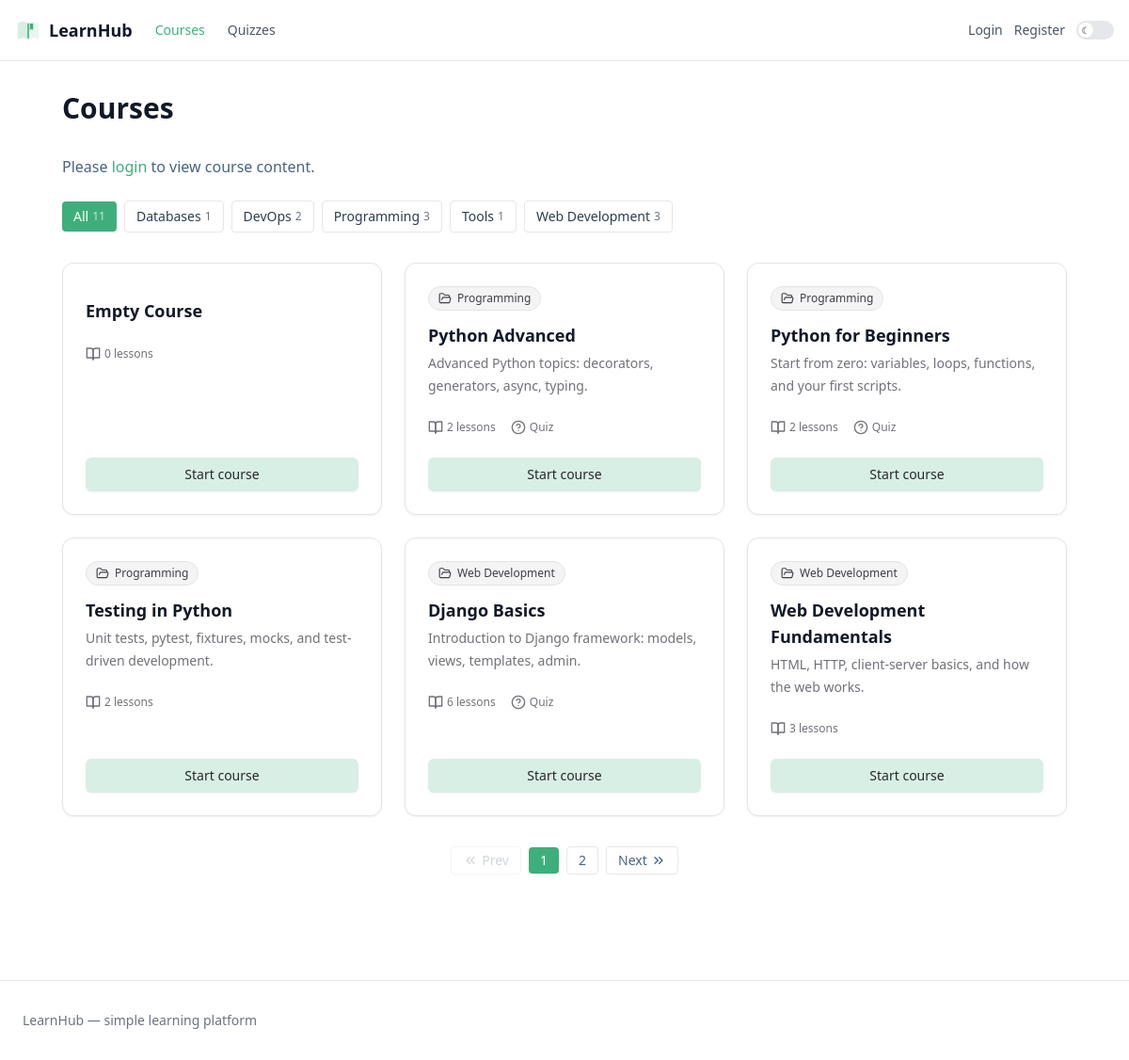
Before: / with the older database file.
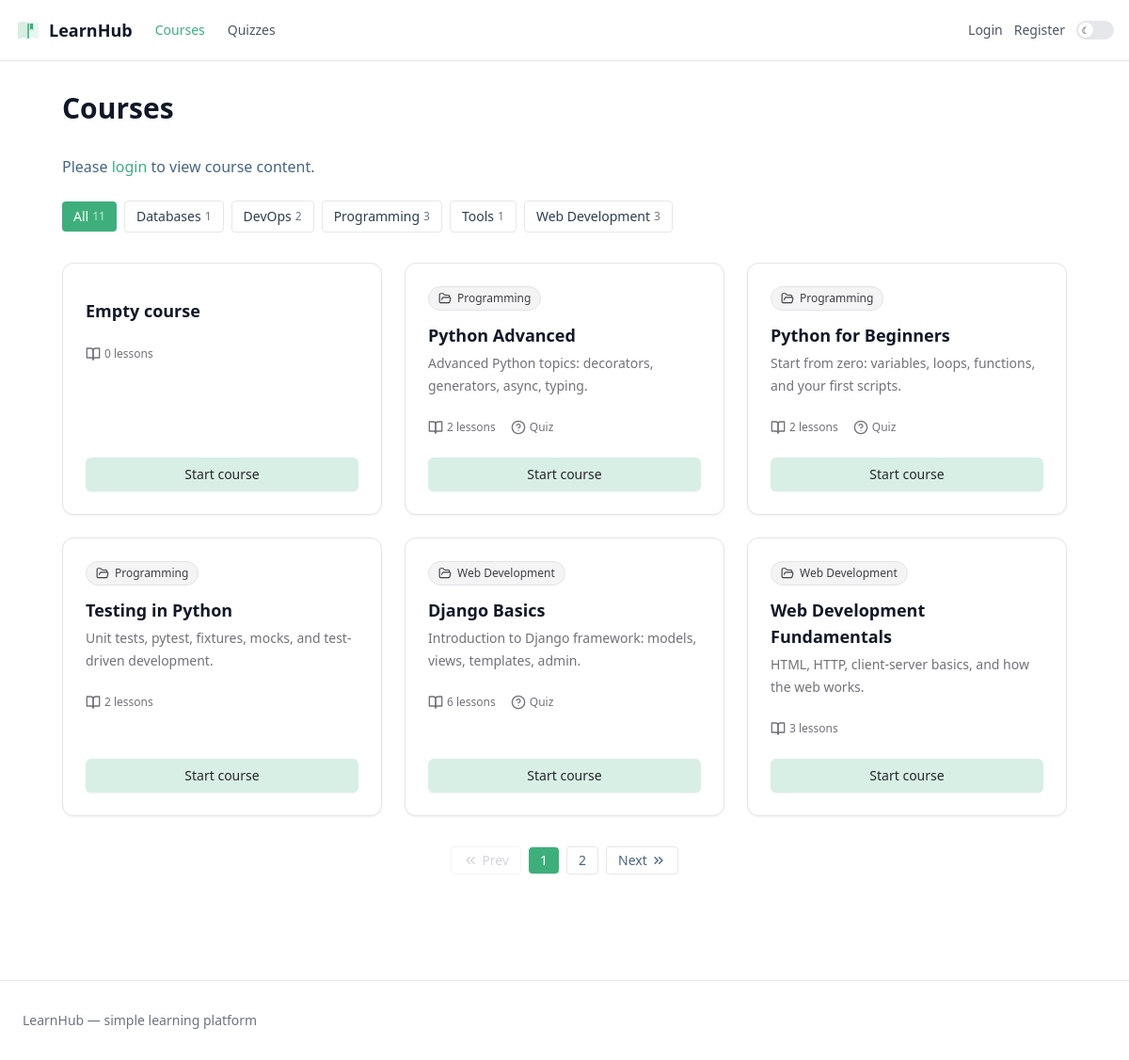
After: the same page with the newer database file.
### courses/models.py (models this page shows, shortened)
class Category(models.Model):
    title = models.CharField(max_length=100)
    slug = models.SlugField(max_length=100, unique=True, blank=True)
    class Meta:
        verbose_name_plural = 'categories'

class Course(models.Model):
    title = models.CharField(max_length=200)
    slug = models.SlugField(max_length=200, unique=True, blank=True)
    description = models.TextField(blank=True)
    category = models.ForeignKey(
        Category, on_delete=models.SET_NULL, null=True, blank=True, related_name='courses'
    )
    created_at = models.DateTimeField(auto_now_add=True)

### courses/views.py (the view)
# urls.py: path('', views.course_list, name='course_list'),
def course_list(request):
    category_slug = request.GET.get('category')
    categories = Category.objects.annotate(course_count=Count('courses'))
    courses_qs = Course.objects.annotate(lesson_count=Count('modules__lessons'))
    if category_slug:
        courses_qs = courses_qs.filter(category__slug=category_slug)
    total_count = Course.objects.count()
    paginator = Paginator(courses_qs, 6)
    page_number = request.GET.get('page')
    page_obj = paginator.get_page(page_number)
    return render(request, 'courses/course_list.html', {
        'page_obj': page_obj,
        'categories': categories,
        'selected_category': category_slug,
        'total_count': total_count,
    })

### courses/templates/courses/course_list.html (shortened to what this page needs)
{% extends 'base.html' %}
{% block content_full %}
<div class="max-w-page mx-auto px-4 py-8">
    <h1 class="text-3xl font-semibold mb-6 pb-2">Courses</h1>
    {% if not user.is_authenticated %}
        <p class="mb-6 text-[#476582] dark:text-[#9ba9b8]">
            Please <a href="{% url 'login' %}?next={{ request.path }}" class="text-accent hover:underline">login</a> to view course content.
        </p>
    {% endif %}
    <div class="mb-8 flex flex-wrap items-center gap-2 text-sm">
        <a href="{% url 'courses:course_list' %}"
           class="inline-flex items-center gap-1 px-3 py-1.5 rounded font-medium transition-colors
                  {% if not selected_category %}bg-accent text-white hover:bg-accent-dark{% else %}bg-white dark:bg-[#252525] text-[#2c3e50] dark:text-[#eaecef] border border-gray-200 dark:border-[#2c2c2c] hover:border-gray-300 dark:hover:border-[#3a3a3a]{% endif %}">
            All
            <span class="text-xs opacity-70">{{ total_count }}</span>
        </a>
        {% for category in categories %}
            <a href="{% url 'courses:course_list' %}?category={{ category.slug }}"
               class="inline-flex items-center gap-1 px-3 py-1.5 rounded font-medium transition-colors
                      {% if selected_category == category.slug %}bg-accent text-white hover:bg-accent-dark{% else %}bg-white dark:bg-[#252525] text-[#2c3e50] dark:text-[#eaecef] border border-gray-200 dark:border-[#2c2c2c] hover:border-gray-300 dark:hover:border-[#3a3a3a]{% endif %}">
                {{ category.title }}
                <span class="text-xs opacity-70">{{ category.course_count }}</span>
            </a>
        {% endfor %}
    </div>
    {% if page_obj %}
        <div class="grid grid-cols-1 sm:grid-cols-2 lg:grid-cols-3 gap-6">
            {% for course in page_obj %}
                <article class="flex flex-col gap-6 rounded-xl border border-zinc-200 bg-white p-6 shadow-sm dark:border-zinc-800 dark:bg-zinc-900">
                    <header>
                        <div class="flex items-center justify-between">
                            {% if course.category %}
                                <a href="{% url 'courses:course_list' %}?category={{ course.category.slug }}"
                                   class="inline-flex items-center gap-1.5 rounded-full border border-zinc-200 bg-zinc-100 px-2.5 py-1 text-xs font-medium text-zinc-700 transition-colors hover:border-accent hover:text-accent dark:border-zinc-800 dark:bg-zinc-800 dark:text-zinc-300 dark:hover:border-accent dark:hover:text-accent">
                                    {{ course.category.title }}
                                </a>
                            {% else %}
                                <span></span>
                            {% endif %}
                        </div>
                        <h3 class="mt-3 text-lg font-semibold">
                            <a href="{% url 'courses:course_detail' course.slug %}" class="hover:text-accent transition-colors">
                                {{ course.title }}
                            </a>
                        </h3>
                        {% if course.description %}
                            <p class="mt-1 text-sm leading-6 text-zinc-500 dark:text-zinc-400">
                                {{ course.description|truncatewords:15 }}
                            </p>
                        {% endif %}
                    </header>
                    <section class="flex gap-4 text-xs text-zinc-500 dark:text-zinc-400">
                        <span class="flex items-center gap-1">
                            <svg xmlns="http://www.w3.org/2000/svg" viewBox="0 0 24 24" fill="none" stroke="currentColor" stroke-width="2" stroke-linecap="round" stroke-linejoin="round" class="w-4 h-4">
                                <path d="M2 3h6a4 4 0 0 1 4 4v14a3 3 0 0 0-3-3H2z"></path>
                                <path d="M22 3h-6a4 4 0 0 0-4 4v14a3 3 0 0 1 3-3h7z"></path>
                            </svg>
                            {{ course.lesson_count }} lesson{{ course.lesson_count|pluralize }}
                        </span>
                        {% if course.quiz %}
                            <span class="flex items-center gap-1">
                                Quiz
                            </span>
                        {% endif %}
                    </section>
                    <footer class="mt-auto">
                        <a href="{% url 'courses:course_detail' course.slug %}"
                           class="inline-flex w-full items-center justify-center rounded-md bg-[#D8EFE5] px-4 py-2 text-sm font-medium text-zinc-800 shadow-sm transition-colors hover:bg-[#C5E5D7] dark:bg-[#2a3d35] dark:text-zinc-100 dark:hover:bg-[#354a41]">
                            Start course
                        </a>
                    </footer>
                </article>
            {% empty %}
                <p class="col-span-full text-center text-[#476582] dark:text-[#9ba9b8] py-8">
                    No courses in this category.
                </p>
            {% endfor %}
        </div>
        {% if page_obj.has_other_pages %}
            <nav class="mt-8 flex justify-center items-center gap-2 text-sm">
                {% if page_obj.has_previous %}
                    <a href="?{% if selected_category %}category={{ selected_category }}&{% endif %}page={{ page_obj.previous_page_number }}"
                       class="inline-flex items-center gap-1 px-3 py-1 rounded border border-gray-200 dark:border-[#2c2c2c] text-[#476582] dark:text-[#9ba9b8] hover:text-accent hover:border-accent">
                        <svg xmlns="http://www.w3.org/2000/svg" viewBox="0 0 24 24" fill="none" stroke="currentColor" stroke-width="2" stroke-linecap="round" stroke-linejoin="round" class="w-4 h-4">
                            <polyline points="11 17 6 12 11 7"></polyline>
                            <polyline points="18 17 13 12 18 7"></polyline>
                        </svg>
                        <span>Prev</span>
                    </a>
                {% else %}
                    <span class="inline-flex items-center gap-1 px-3 py-1 rounded border border-gray-100 dark:border-[#222] text-gray-300 dark:text-[#444]">
                        <svg xmlns="http://www.w3.org/2000/svg" viewBox="0 0 24 24" fill="none" stroke="currentColor" stroke-width="2" stroke-linecap="round" stroke-linejoin="round" class="w-4 h-4">
                            <polyline points="11 17 6 12 11 7"></polyline>
                            <polyline points="18 17 13 12 18 7"></polyline>
                        </svg>
                        <span>Prev</span>
                    </span>
                {% endif %}
                {% for num in page_obj.paginator.page_range %}
                    {% if num == page_obj.number %}
                        <span class="px-3 py-1 rounded bg-accent text-white">{{ num }}</span>
                    {% else %}
                        <a href="?{% if selected_category %}category={{ selected_category }}&{% endif %}page={{ num }}"
                           class="px-3 py-1 rounded border border-gray-200 dark:border-[#2c2c2c] text-[#476582] dark:text-[#9ba9b8] hover:text-accent hover:border-accent">{{ num }}</a>
                    {% endif %}
                {% endfor %}
                {% if page_obj.has_next %}
                    <a href="?{% if selected_category %}category={{ selected_category }}&{% endif %}page={{ page_obj.next_page_number }}"
                       class="inline-flex items-center gap-1 px-3 py-1 rounded border border-gray-200 dark:border-[#2c2c2c] text-[#476582] dark:text-[#9ba9b8] hover:text-accent hover:border-accent">
                        <span>Next</span>
                        <svg xmlns="http://www.w3.org/2000/svg" viewBox="0 0 24 24" fill="none" stroke="currentColor" stroke-width="2" stroke-linecap="round" stroke-linejoin="round" class="w-4 h-4">
                            <polyline points="13 17 18 12 13 7"></polyline>
                            <polyline points="6 17 11 12 6 7"></polyline>
                        </svg>
                    </a>
                {% endif %}
            </nav>
        {% endif %}
    {% else %}
        <p class="text-center text-[#476582] dark:text-[#9ba9b8] py-8">No courses yet.</p>
    {% endif %}
</div>
{% endblock %}

### templates/base.html (shortened to what this page needs)
<!DOCTYPE html>
<html lang="en">
<head>
    <script src="https://cdn.tailwindcss.com?plugins=typography"></script>
</head>
<body class="bg-white dark:bg-[#1a1a1a] text-gray-900 dark:text-gray-100 antialiased">
<header class="sticky top-0 z-30 bg-white dark:bg-[#1a1a1a] border-b border-gray-200 dark:border-[#2c2c2c]">
    <div class="max-w-wide mx-auto px-4 h-16 flex items-center gap-6">
        <a href="{% url 'courses:course_list' %}" class="flex items-center gap-2 font-semibold text-lg hover:text-accent transition-colors">
            <span>LearnHub</span>
        </a>
        <nav class="hidden md:flex items-center gap-6 text-sm text-gray-600 dark:text-gray-400">
            <a href="{% url 'courses:course_list' %}"
               class="{% if request.resolver_match.url_name == 'course_list' %}text-accent font-medium{% else %}hover:text-gray-900 dark:hover:text-gray-100{% endif %}">
                Courses
            </a>
            <a href="{% url 'courses:quiz_list' %}"
               class="{% if request.resolver_match.url_name == 'quiz_list' %}text-accent font-medium{% else %}hover:text-gray-900 dark:hover:text-gray-100{% endif %}">
                Quizzes
            </a>
        </nav>
        <div class="ml-auto flex items-center gap-3 text-sm">
            {% if user.is_authenticated %}
                <span class="hidden sm:inline text-gray-600 dark:text-gray-400">
                    Welcome, {{ user.get_full_name|default:user.username }}
                </span>
                <form method="post" action="{% url 'logout' %}" class="inline">
                    {% csrf_token %}
                    <button type="submit" class="text-gray-600 dark:text-gray-400 hover:text-accent">Logout</button>
                </form>
            {% else %}
                <a href="{% url 'login' %}" class="text-gray-600 dark:text-gray-400 hover:text-accent">Login</a>
                <a href="{% url 'register' %}" class="text-gray-600 dark:text-gray-400 hover:text-accent">Register</a>
            {% endif %}
            <button type="button" onclick="toggleTheme()"
                    class="relative inline-flex items-center w-10 h-5 rounded-full transition-colors
                           bg-gray-200 dark:bg-[#252525]"
                    aria-label="Toggle theme">
                <span class="absolute top-0.5 left-0.5 w-4 h-4 rounded-full bg-white shadow-sm
                             flex items-center justify-center text-[10px] leading-none
                             transition-transform duration-200
                             dark:translate-x-5">
                    <span class="inline dark:hidden">☾</span>
                </span>
            </button>
        </div>
    </div>
</header>
{% block content_full %}{% endblock %}
<footer class="border-t border-gray-200 dark:border-[#2c2c2c] mt-20">
    <div class="max-w-wide mx-auto px-6 py-8 text-sm text-gray-500 dark:text-gray-400">
        LearnHub — simple learning platform
    </div>
</footer>
</body>
</html>

Changed rows visible on the page:
changed Course: title "Empty Course" → "Empty course"
